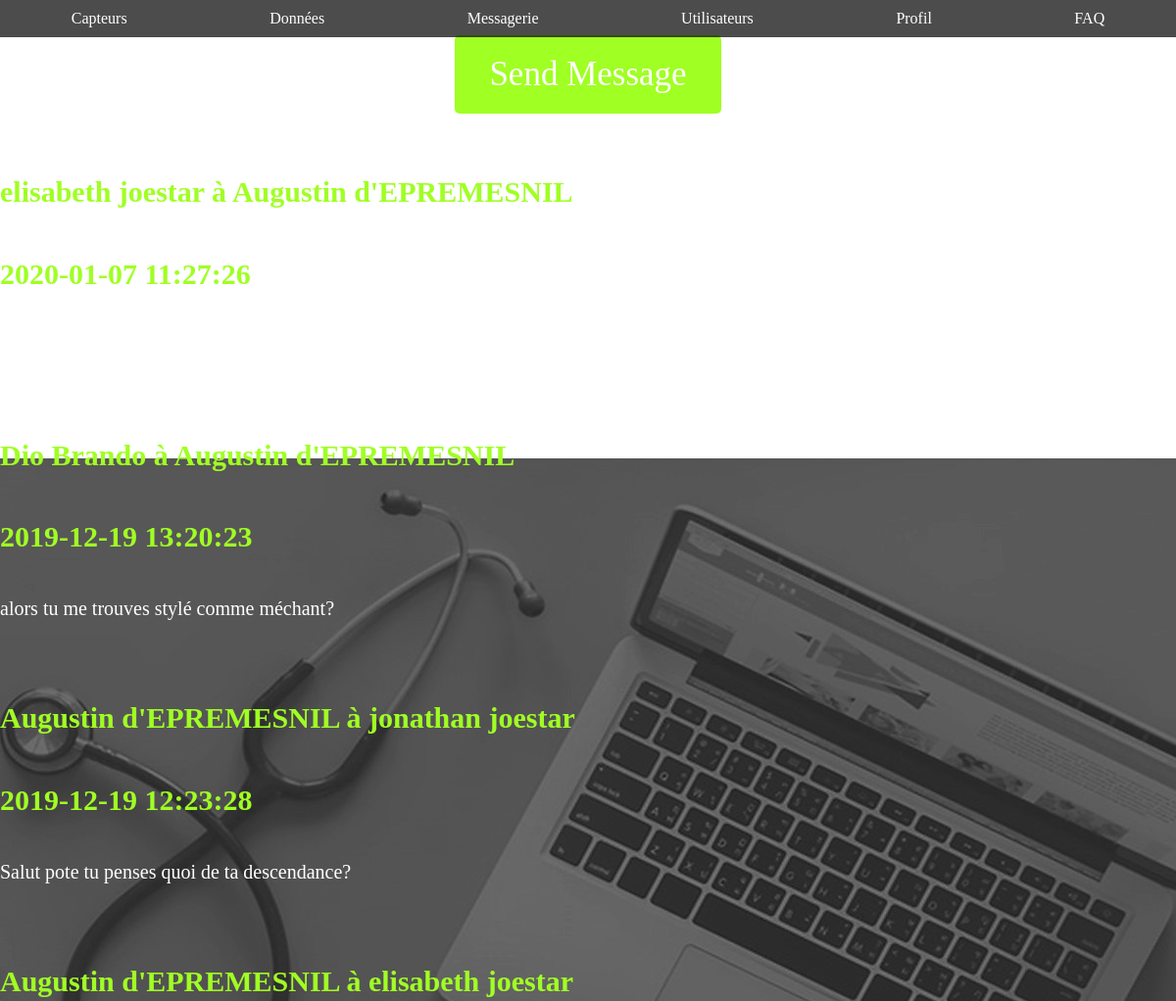
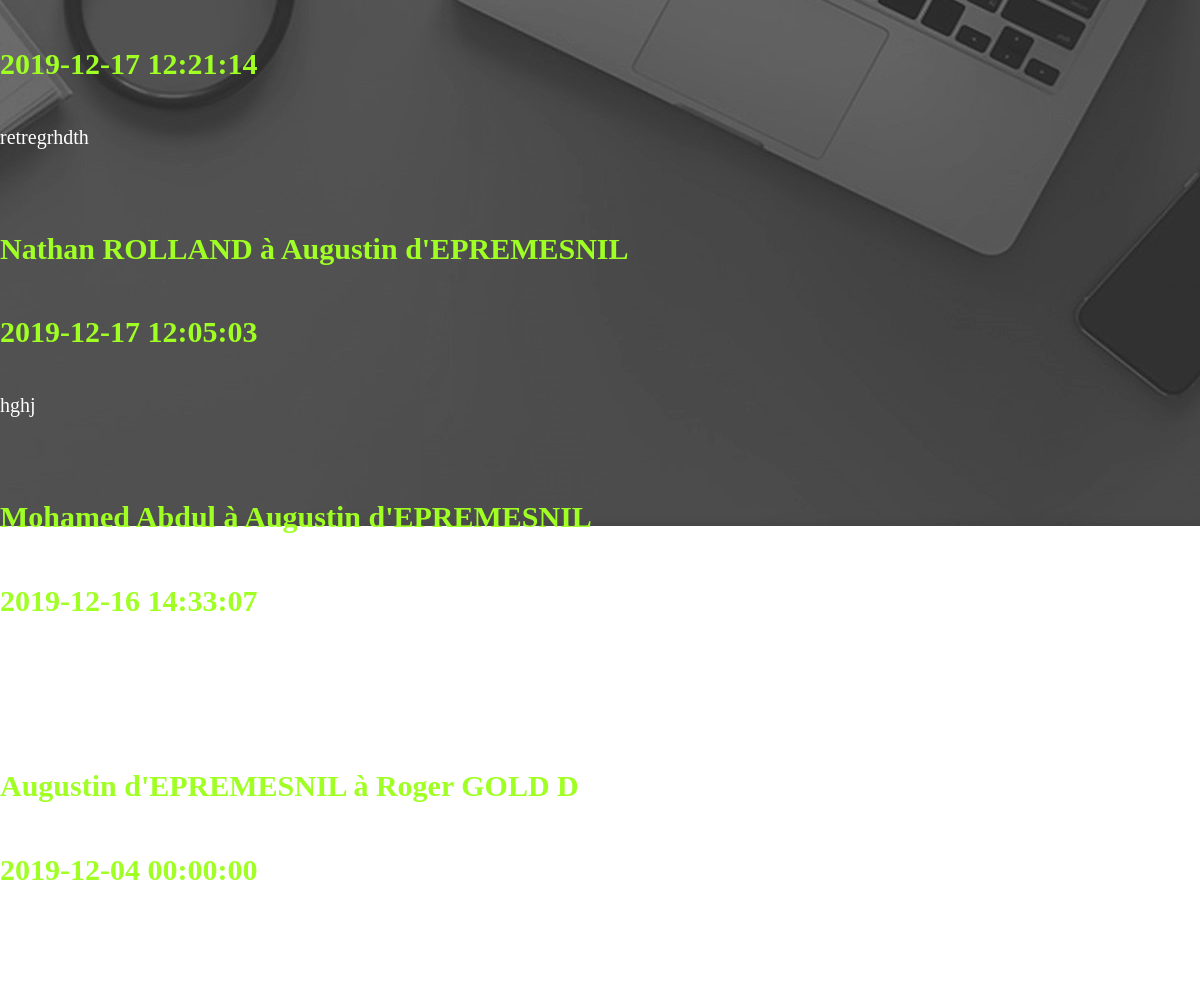
The page /controleurs/messagerieAngl.php (signed in) on the database its author committed (2 pictures, top to bottom).
### tables this page shows
CREATE TABLE IF NOT EXISTS `messagerie` (
  `id_message` int(11) NOT NULL AUTO_INCREMENT,
  `message` text NOT NULL,
  `date` datetime NOT NULL,
  `id_envoyeur` int(11) NOT NULL,
  `id_recepteur` int(11) NOT NULL,
  PRIMARY KEY (`id_message`),
  KEY `id_envoyeur` (`id_envoyeur`),
  KEY `id_recepteur` (`id_recepteur`)
);

CREATE TABLE IF NOT EXISTS `utilisateur` (
  `id` int(11) NOT NULL AUTO_INCREMENT,
  `nom` varchar(100) NOT NULL,
  `prenom` varchar(100) NOT NULL,
  `mail` text NOT NULL,
  `password` varchar(255) NOT NULL,
  `photo` text NOT NULL,
  `statut` int(250) NOT NULL,
  `age` int(11) NOT NULL,
  `vision` text NOT NULL,
  `permis` text NOT NULL,
  PRIMARY KEY (`id`)
);

### controleurs/messagerieAngl.php (called while the page is built, shortened)
<?php
	include('./modele/requetes.utilisateursAngl.php');
	if (!isset($_GET['fonction']) || empty($_GET['fonction'])) {
		$function = "messagerieAngl";
	} else {
		$function = $_GET['fonction'];
	}
	switch ($function) {
		case 'messagerieAngl':
			$vue = 'messagerie_administrateurAngl';
			$liste = recupererTousLesMessages($bdd, $_SESSION['id']);
			break;
	}
	include('vues/' . $vue . '.php');

### modele/requetes.utilisateursAngl.php (called while the page is built, shortened)
<?php
	function recupererTousLesMessages(PDO $bdd, int $ID): array
	{
		$query = 'SELECT * FROM messagerie WHERE id_envoyeur = ' . $ID . ' OR id_recepteur = ' . $ID . ' ORDER BY date DESC ' ;
		return $bdd->query($query)->fetchAll();
	}
	function recupererNomPrenom($bdd, int $ID)
	{
		$query = 'SELECT nom, prenom FROM utilisateur WHERE id =' . $ID;
		return $bdd->query($query)->fetch();
	}

### vues/messagerie_administrateurAngl.php (the view, shortened to what this page needs)
<!DOCTYPE html>
<html>
<head>
	<link rel="stylesheet" href="style/messagerie_administrateurCSS.css">
</head>
<body>
<?php if ($_SESSION['statut'] == 1){
	include("headerAdmin.php");
} else {
	include("header.php");
}?>
<div class="bg">
	<br>
	<br>
	<div id="conteneur">
	<button class="button"><a style="color:white; text-decoration:none"
							  href="index.php?cible=messagerie&fonction=envoyer">Send Message</a></button>
		<br>
		<?php foreach ($liste as $element) {
			$recepteur = recupererNomPrenom($bdd, $element['id_recepteur']);
			$emetteur = recupererNomPrenom($bdd, $element['id_envoyeur']);
			?>
			<div id="message">
				<h4><?php echo $emetteur['prenom'] . ' ' . $emetteur['nom'] . ' à ' . $recepteur['prenom'] . ' ' . $recepteur['nom'] ?></h4>
				<h4><?php echo $element['date'] ?></h4>
				<p><?php echo $element['message']; ?></p>
			</div>
			<br>
		<?php } ?>
	</div>
</body>
</html>

### style/messagerie_administrateurCSS.css (style rules this page uses)
body, html { height: 100%; margin: 0; }
body { background-image: url("Background.jpg"); height: 100%; background-position: center; background-repeat: no-repeat; background-size: auto auto; background-attachment: fixed; }
h4 { font-family: 'aileron_thin_italic'; padding-bottom: 5px; padding-top: 5px; color: #a0ff23; font-size: 30px; }
p { font-size: 20px; color: white; font-family: 'aileron_ultralight'; }
.button { background-color: #a0ff23; border: none; color: black; padding: 20px 35px; text-align: center; font-size: 35px; cursor: pointer; display: block; margin : auto; border-radius: 5px; font-family: 'aileron_thin'; transition: 0.5s; }

### style/headerCSS.css (style rules this page uses)
html,body { font: 100% sans-serif; font-family: 'circular'; padding: 0; }

### rows shown on the page
messagerie: id_envoyeur.prenom "elisabeth", id_envoyeur.nom "joestar", id_recepteur.prenom "Augustin", id_recepteur.nom "d'EPREMESNIL", date "2020-01-07 11:27:26"
messagerie: id_envoyeur.prenom "Dio", id_envoyeur.nom "Brando", id_recepteur.prenom "Augustin", id_recepteur.nom "d'EPREMESNIL", date "2019-12-19 13:20:23", message "alors tu me trouves stylé comme méchant?"
messagerie: id_envoyeur.prenom "Augustin", id_envoyeur.nom "d'EPREMESNIL", id_recepteur.prenom "jonathan", id_recepteur.nom "joestar", date "2019-12-19 12:23:28", message "Salut pote tu penses quoi de ta descendance?"
messagerie: id_envoyeur.prenom "Augustin", id_envoyeur.nom "d'EPREMESNIL", id_recepteur.prenom "elisabeth", id_recepteur.nom "joestar", date "2019-12-17 12:21:14", message "retregrhdth"
messagerie: id_envoyeur.prenom "Nathan", id_envoyeur.nom "ROLLAND", id_recepteur.prenom "Augustin", id_recepteur.nom "d'EPREMESNIL", date "2019-12-17 12:05:03", message "hghj"
messagerie: id_envoyeur.prenom "Mohamed", id_envoyeur.nom "Abdul", id_recepteur.prenom "Augustin", id_recepteur.nom "d'EPREMESNIL", date "2019-12-16 14:33:07"
messagerie: id_envoyeur.prenom "Augustin", id_envoyeur.nom "d'EPREMESNIL", id_recepteur.prenom "Roger", id_recepteur.nom "GOLD D", date "2019-12-04 00:00:00"
